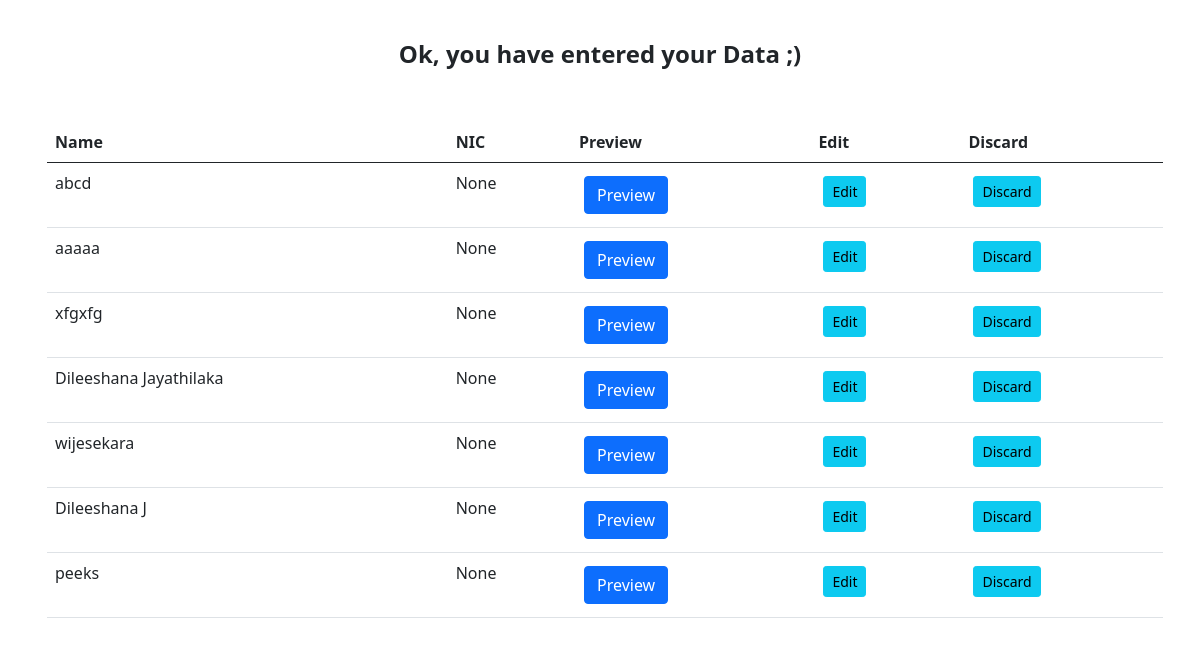
/button/, run on an earlier commit of the app's database.
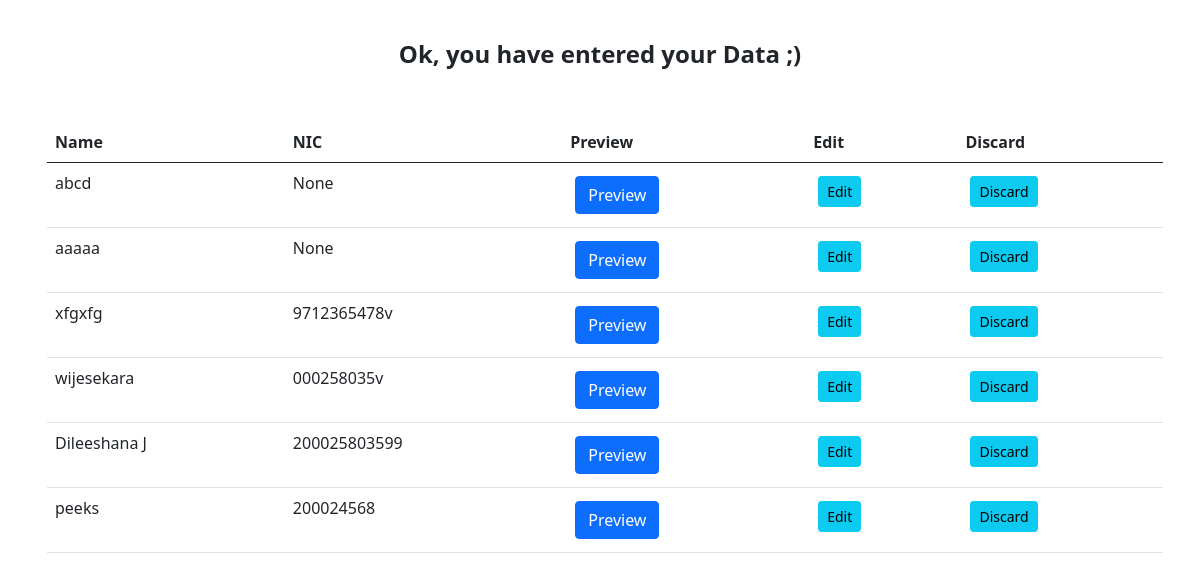
And on a later commit of the database.
### CVgenr/models.py (models this page shows, shortened)
class Cvdetails(models.Model):
    name = models.CharField(max_length=100, null=True)
    nic = models.CharField(max_length=20, null=True)
    date_of_birth = models.DateField(max_length=20, null=True)
    address = models.CharField(max_length=100, null=True)
    mobile_contact = models.CharField(max_length=10, null=True)
    home_contact = models.CharField(max_length=10, null=True)
    email = models.CharField(max_length=100, null=True)
    experience = models.CharField(max_length=100, null=True)
    ol_result = models.CharField(max_length=100, null=True)
    al_stream = models.CharField(max_length=100, null=True)
    date_created = models.DateTimeField(auto_now_add=True, null=True)

### CVgenr/views.py (the view)
# urls.py: path('button/', views.readcvbtn, name="button"),
def readcvbtn(request):
    cvdata = Cvdetails.objects.all()
    return render(request, 'CVpages/dil_preBtn.html', {'cvdata': cvdata})

### CVdemo/context_processors.py (called while the page is built)
def project_context(request):
    context = {
        'me':User.objects.first(),
    }
    return context

### CVgenr/templates/CVpages/dil_preBtn.html (shortened to what this page needs)
{% load static %}
<!DOCTYPE html>
<html lang="en">
<head>
    <link href="https://cdn.jsdelivr.net/npm/bootstrap@5.0.2/dist/css/bootstrap.min.css" rel="stylesheet">
    <link rel="stylesheet" type="text/css" href="{% static '/css/style.css' %}">
</head>
<body>
    <div class="row">
        <div class="col">
            <center>
                <h4><b> Ok, you have entered your Data ;) </b></h4>
            </center>
        </div>
    </div>
    <div class="container">
        <table class="table table-hover">
            <thead>
                <tr>
                    <th scope="col">Name</th>
                    <th scope="col">NIC</th>
                    <th scope="col">Preview</th>
                    <th scope="col">Edit</th>
                    <th scope="col">Discard</th>
                </tr>
            </thead>
            {% for cvdata in cvdata %}
                <tr>
                    <td>{{cvdata.name}}</td>
                    <td>{{cvdata.nic}}</td>
                    <td><a href="" class="btn btn-primary">Preview</a></td>
                    <td><a class="btn btn-sm btn-info" href="{% url 'CVpages:updatecv' cvdata.id %}">Edit</a></td>
                    <td><a class="btn btn-sm btn-info" href="{% url 'CVpages:deletecv' cvdata.id %}">Discard</a></td>
                </tr>
            {% endfor %}
        </table>
    </div>
</body>
</html>

### static/css/style.css (style rules this page uses)
* { margin: 5px; padding: 5px; }

What changed in the data, as far as the page shows it:
removed Cvdetails: name "Dileeshana Jayathilaka", nic "None"
changed Cvdetails "xfgxfg": nic "None" → "9712365478v"
changed Cvdetails "wijesekara": nic "None" → "000258035v"
changed Cvdetails "Dileeshana J": nic "None" → "200025803599"
changed Cvdetails "peeks": nic "None" → "200024568"
